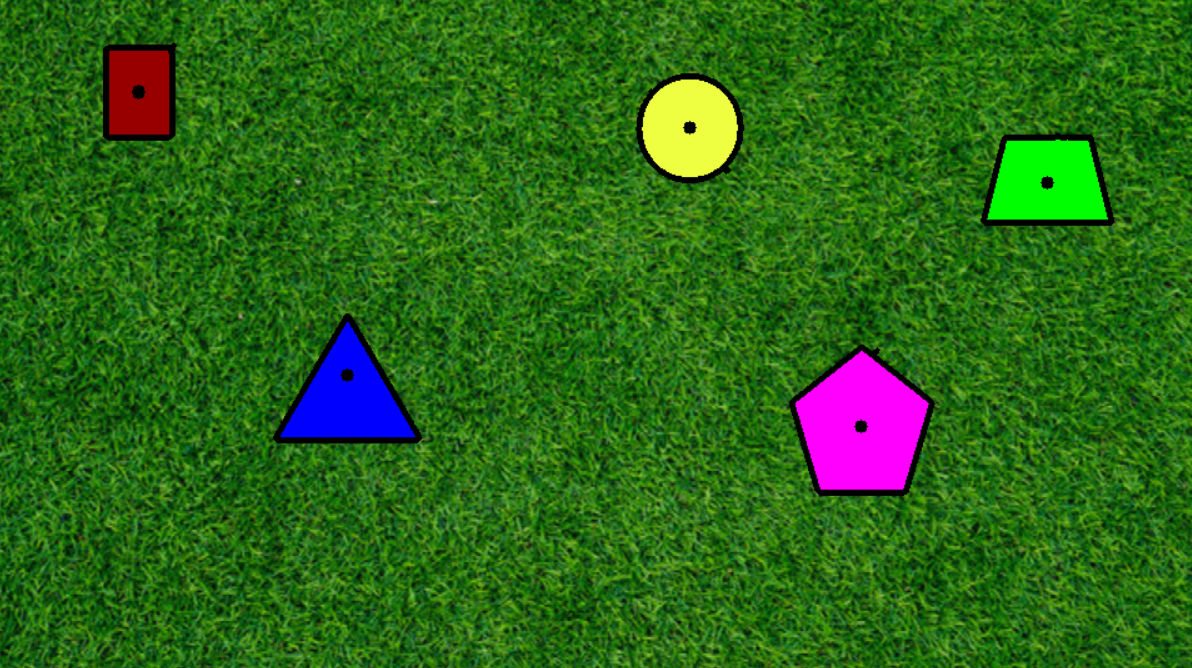
#> input picture shapes-traced.png, 1192 x 668 px, given in place of shapes-hard.mp4, which was not available
$ python agnostic-detect.py
#> lines starting #> are read from the running program, lines starting #| are printed output that depends on the picture; after the words box and inside, x2 and y2 are one past the last pixel; in counts of white or black regions, pixels touching at a corner belong together; pictures that were not available may be replaced by others from this repository, and a replacement may not be noted
import cv2
import numpy as np

cap = cv2.VideoCapture('shapes-hard.mp4')

while True:

    ret, frame = cap.read()
#> frame is the input picture: shape (668, 1192, 3); mean B, G, R 23.5, 103, 42.9

    blurred = cv2.medianBlur(frame, 9)
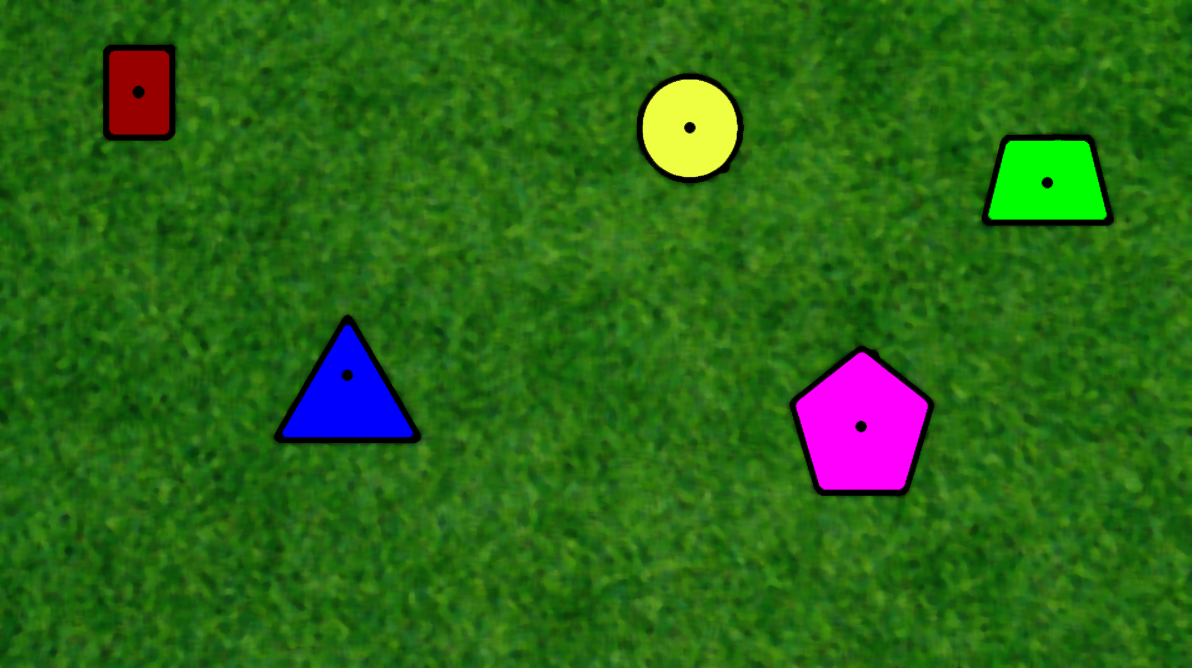
#> blurred: shape (668, 1192, 3); mean B, G, R 22.1, 103.4, 41.6
    kernel = np.ones((3, 3), np.uint8)
    opened = cv2.morphologyEx(blurred, cv2.MORPH_OPEN, kernel)
    edges = cv2.Canny(opened, 30, 170)
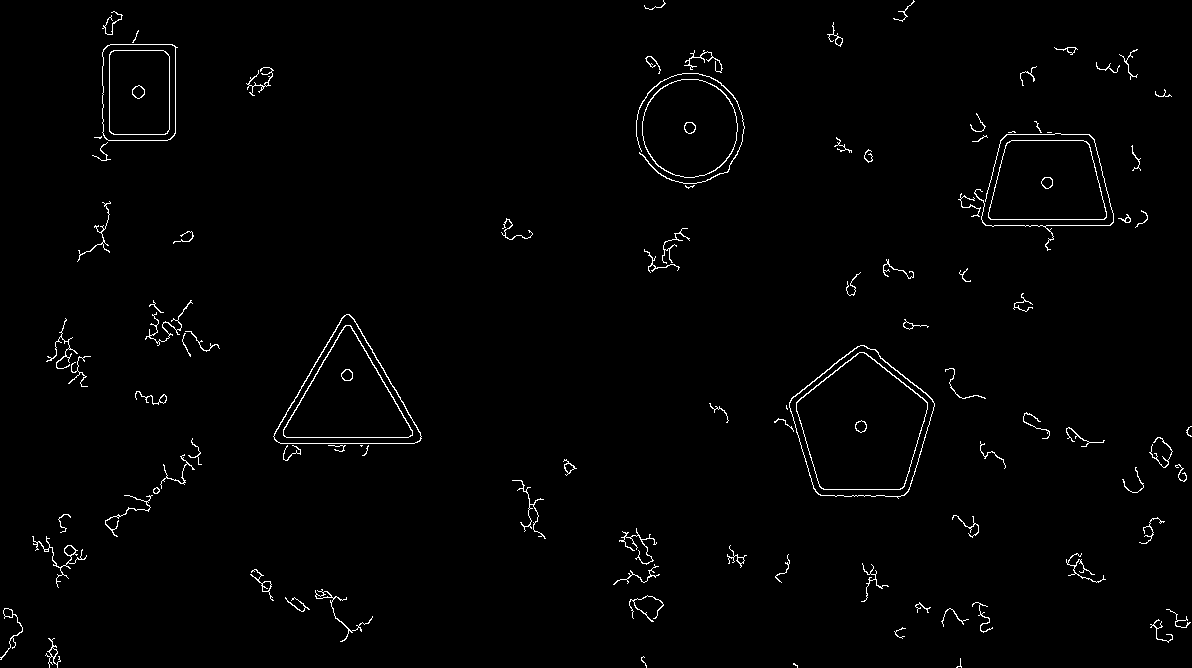
#> edges: shape (668, 1192); 1.4% white in thin lines or dots

    contours, _ = cv2.findContours(edges, cv2.RETR_TREE, cv2.CHAIN_APPROX_SIMPLE)
#> contours = 138 contours, 64 with area under 20; largest, box (x1, y1, x2, y2) and area: (789, 345, 935, 499) 15628, (789, 345, 935, 497) 15500, (796, 352, 928, 490) 12920, (796, 352, 928, 490) 12801, (273, 314, 422, 444) 10562

    for contour in contours:

        #calculate center of countour
        M = cv2.moments(contour)
        if M["m00"] != 0:
            cX = int(M["m10"] / M["m00"])
            cY = int(M["m01"] / M["m00"])

            #draw center/outline
            cv2.drawContours(frame, [contour], -1, (0, 0, 0), 3)
            cv2.circle(frame, (cX, cY), 5, (0, 0, 0), -1)
#> this loop made 138 passes
#> (contour, cX, cY) on passes 31, 39, 46: ([[1159, 522], [1160, 521], [1161, 522], [1160, 523]], 1160, 522), ([[528, 508], [529, 507], [530, 508], [529, 509]], 529, 508), ([[360, 445], [361, 446], [362, 445]], 361, 445)
#> (cX, cY) on passes 1 to 6: (794, 664), (958, 666), (642, 661), (52, 651), (52, 651), (898, 631)
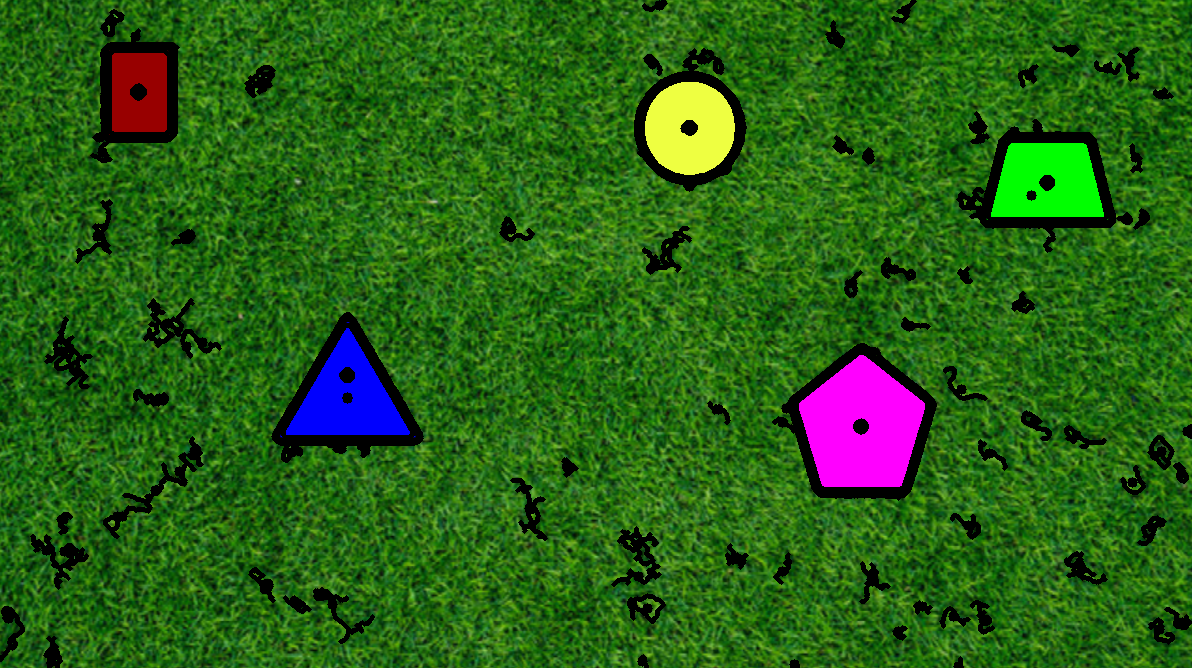
#> frame: shape (668, 1192, 3); 5.07% of pixels changed, all inside (x1, y1, x2, y2) = (0, 0, 1192, 668)

    cv2.imshow('Shapes Identified', frame)

    #use q key to break loop
    if cv2.waitKey(1) & 0xFF == ord('q'):
#> (key q is pressed here)
        break

cap.release()
cv2.destroyAllWindows()
